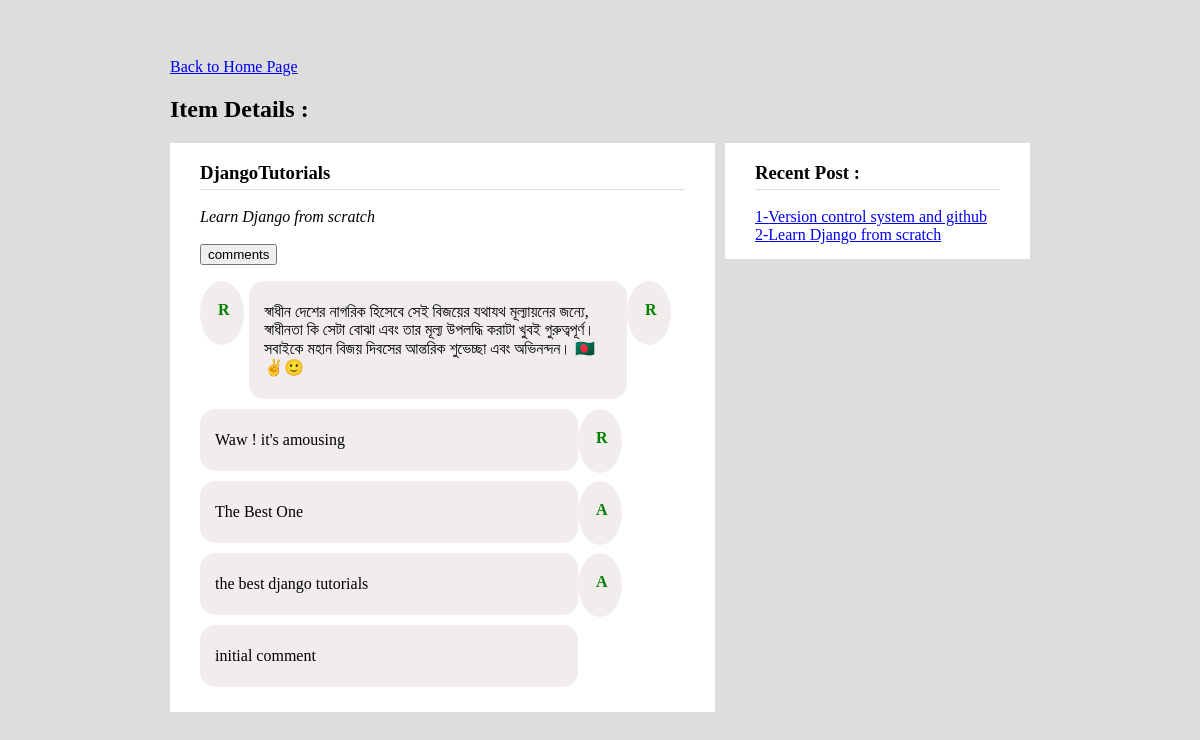
Screenshot of /blog/item/22/ with the database file from the repository.
### blog/models.py (models this page shows, shortened)
class Blog(models.Model):
    name = models.CharField(max_length=100)
    tagline = models.TextField()

class Comments(models.Model):
    blog = models.ForeignKey(Blog, on_delete=models.CASCADE)
    author = models.ForeignKey(User, on_delete=models.CASCADE)
    caption = models.TextField()

### blog/views.py (the view)
# urls.py: path('blog/item/<int:id>/', item_detail, name='item_detail'),
def item_detail(request, id):
    context = Blog.objects.all().order_by('-id')
    item = Blog.objects.get(pk=id)
    comments = Comments.objects.all().filter(blog=item).order_by('-id')
    return render(request, 'blog/item_detail.html', {
        'item':item, 'context':context, 'comments':comments
    })

### templates/blog/item_detail.html (shortened to what this page needs)
{% extends 'base.html' %}
{% block content %}
<div class="blog">
    <a href="{% url 'index' %}">Back to Home Page</a>
    <h2>Item Details :</h2>
    <div class="blogItemLeft">
        <h3>{{ item.name }}</h3>
        <ul>
            <li style="list-style:none;margin-left:-40px;">
                <address>{{ item.tagline }}</address><br>
                <a href="{% url 'comments' item.id %}">
                    <button value="Button">comments</button>
                </a>
            </li>
        </ul>
        <div class="comment">
            {% for comment in comments %}
                <div class="commentGroup">
                    <div class="commentUser">
                        <p>{{ comment.author.username.0|capfirst }}</p>
                    </div>
                    <div class="caption">
                        <p>{{ comment.caption }}</p>
                    </div>
                </div>
            {% endfor %}
        </div>
    </div>
    <div class="blogItemRight">
        <h3>Recent Post :</h3>
        {% for li in context|slice:':10' %}
            <a href="{% url 'item_detail' li.id %}">{{ forloop.counter }}-{{ li.tagline }}</a><br>
        {% endfor %}
    </div>
</div>
{% endblock content %}

### static/blog/style.css (style rules this page uses)
body { background:#ddd; padding-top:50px; }
.blog { width:860px; margin:0px auto; }
.blogLeft, .blogItemLeft { width: 225px; background:#fff; padding:0px 30px 15px 30px; float:left; }
.blogItemLeft { width: 485px; }
.blogRight, .blogItemRight { width: 485px; background:#fff; padding:0px 30px 15px 30px; float:right; }
.blogItemRight { width: 245px; }
.blogItemRight a { margin-bottom:5px; }
.blogItemRight h3, .blogItemLeft h3 { border-bottom: 1px solid #ddd;padding-bottom: 5px; }
.commentGroup { margin-bottom: 5px; }
.commentUser { background: #F1EDED; float: left; margin-right: 5px; width: 3vw; padding: 4px; height: 7vh; border-radius: 100%; }
.commentUser p { padding: 0px 0px 0px 14px;font-weight: bold;color: green; }
.caption { background: #F1EDED; padding: 6px 15px; float: left; width: 29vw; border-radius: 15px; margin-bottom:10px; }

### rows the page displays
Blog: name "DjangoTutorials", tagline "Learn Django from scratch"
Comments: author.username.0 "R", caption "স্বাধীন দেশের নাগরিক হিসেবে সেই বিজয়ের যথাযথ মূল্যায়নের জন্যে, স্বাধীনতা কি সেটা বোঝা এবং তার মূল্য উপলদ্ধি করাটা খুবই গুরুত্বপূর্ণ। সবাইকে মহান বিজয় দিবসের আন্তরিক শুভেচ্ছা এবং অভিনন্দন। 🇧🇩✌️🙂"
Comments: author.username.0 "R", caption "Waw ! it's amousing"
Comments: author.username.0 "R", caption "The Best One"
Comments: author.username.0 "A", caption "the best django tutorials"
Comments: author.username.0 "A", caption "initial comment"
Blog: tagline "Version control system and github"
